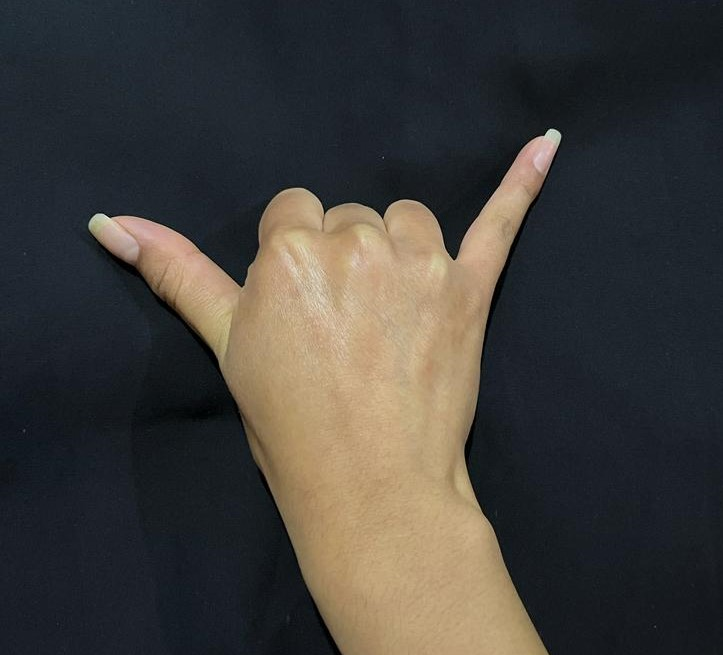
#> input picture Images/Yy.jpg, 723 x 655 px
$ python momentos_Hu_rotacion.py
#> lines starting #> are read from the running program, lines starting #| are printed output that depends on the picture; after the words box and inside, x2 and y2 are one past the last pixel; in counts of white or black regions, pixels touching at a corner belong together
# Librerias
import cv2 as cv
import numpy as np
import imutils
from skimage import io
from skimage import filters

from math import copysign, log10

# Pre-procesamiento de imagen
def algoritmo_region_bordes(imagen):
    # Eliminación de ruido - Preprocesamiento (2)
    im_ruido = cv.pyrMeanShiftFiltering(imagen,sp=30,sr=50)
    tamanio_imagen('Imagen sin ruido')
    cv.imshow('Imagen sin ruido', im_ruido)

    # Escala de grises - Preprocesamiento (3)
    im_gris = cv.cvtColor(im_ruido, cv.COLOR_BGR2GRAY)

    # Binarización | Binarización de Otsu - Segmentación (4)
    ret, im_binaria = cv.threshold(im_gris, 0, 255, cv.THRESH_BINARY | cv.THRESH_OTSU)

    # Detección de bordes - Segmentación (5)
    img_filtro1 = filters.sobel(im_binaria)

    # Operaciones morfologicas - Segmentación (6)
    kernel = cv.getStructuringElement(cv.MORPH_RECT, (3, 3))
    apertura = cv.morphologyEx(im_binaria, cv.MORPH_OPEN, kernel=kernel, iterations=2)
    dilatacion = cv.dilate(apertura, kernel, iterations=3)

   # Umbralización - Segmentación (7)
    th, im_umbral = cv.threshold(apertura, 80, 150, cv.THRESH_BINARY_INV)

    # Copia de la imagen umbralizada - Segmentación (8)
    im_umbral_copia = im_umbral.copy()

    # Mascara para rellenar con 2 pixeles mayores a la imagen - Segmentación (9)  [Relleno]
    a, l = im_umbral.shape[:2]
    mascara = np.zeros((a+2, l+2), np.uint8)

    # Rellenando desde el punto (0, 0) al 255
    cv.floodFill(im_umbral_copia, mascara, (0,0), 255);

    # Invertido del relleno de la imagen - Segmentación (10) [Relleno invertido]
    im_seg_inv = cv.bitwise_not(im_umbral_copia)

    # Combinación de imagenes para obtener imagen rellenada - Segmentación (11)
    im_combinada = im_umbral | im_seg_inv
    # Binarización de otsu - Segmentación (12)
    ret, im_binaria2 = cv.threshold(im_combinada, 0, 255, cv.THRESH_BINARY | cv.THRESH_OTSU)
    tamanio_imagen('Imagen binaria rellena')
    cv.imshow('Imagen binaria rellena', im_binaria2) #--- se usará para momentos ---
    momentos(im_binaria2)

    # Etiquetado - Técnicas y funciones de python (13)
    distancia = cv.distanceTransform(im_binaria2, cv.DIST_L2, 3)
    distancia_salida = cv.normalize(distancia, 0, 1.0, cv.NORM_MINMAX)
    ret, superficie = cv.threshold(distancia_salida, distancia_salida.max() * 0.3, 255, cv.THRESH_BINARY)

    # Marcadores de superficie a 8 bits - Técnicas y funciones de python (14)
    superficie_8 = np.uint8(superficie)
    superficie_desconocida = cv.subtract(dilatacion, superficie_8)      #dilatacion
    # Etiquetado
    ret, etiquetado = cv.connectedComponents(superficie_8)
    print("Total de regiones:",ret)

    # Agregamos 1
    etiquetado = etiquetado + 1
    # Región desconocida como 0
    etiquetado[superficie_desconocida == 255] = 0

    etiquetado = cv.watershed(imagen, markers=etiquetado)
    imagen[etiquetado == -1] = [0, 0, 255]
    #Fin etiquetado

    #Proceso de realzado de contorno - Técnicas y funciones de python (15)
    contorno,ret = cv.findContours(im_binaria2, cv.RETR_TREE, cv.CHAIN_APPROX_SIMPLE)
    #Dibuja el contorno color lila
    cv.drawContours (imagen, contorno, -1,(128, 0, 128),3)

#Momentos de Hu (2.1)
def momentos(imagen):
    mostrarMomentos = True
    moments = cv.moments(imagen)
    huMoments = cv.HuMoments(moments)

    for i in range(0,7):
        if mostrarMomentos:
            print("{:.3f}".format(-1*copysign(1.0,\
                    huMoments[i])*log10(abs(huMoments[i]))),\
                    end='\n')
        else:
            print("{:.5f}".format(huMoments[i]),end=' ')


# Tamaño de imagen
def tamanio_imagen(nombre_imagen):
    cv.namedWindow(nombre_imagen, cv.WINDOW_NORMAL)
    cv.resizeWindow(nombre_imagen, 500, 550)

# Adquisición de imagen (1)
imagen = cv.imread('Images/Yy.jpg')
#> imagen is the input picture: shape (655, 723, 3); mean B, G, R 58.5, 61.8, 64.2
#Rotación de imagen a 15° y 35°
#imagen = imutils.rotate(imagen, angle=15)
imagen = imutils.rotate(imagen, angle=35)
tamanio_imagen('Imagen original')
print("Imagen Y")
cv.imshow('Imagen original', imagen)
# Procesamiento de imagen
algoritmo_region_bordes(imagen)
#> in algoritmo_region_bordes, `im_gris = cv.cvtColor(im_ruido, cv.COLOR_BGR2GRAY)`:
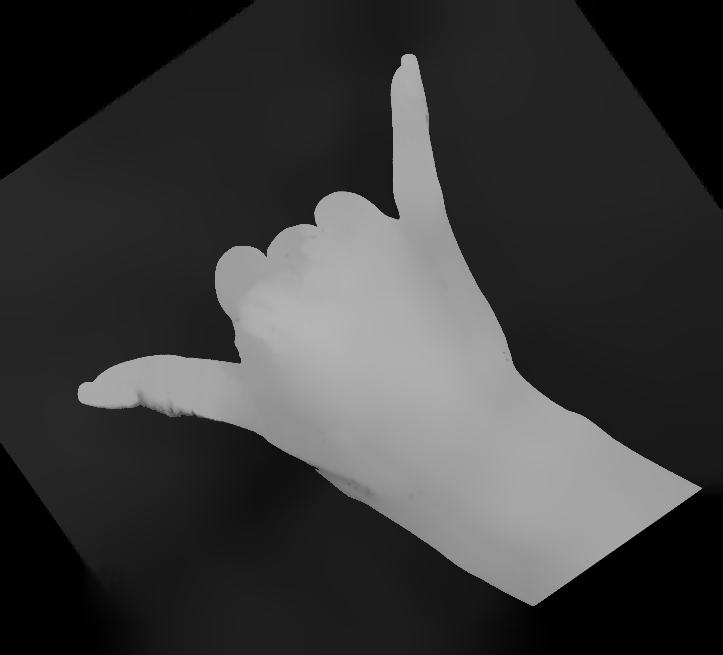
#> im_gris: shape (655, 723); min 0, max 183, mean 58
#> in algoritmo_region_bordes, `ret, im_binaria = cv.threshold(im_gris, 0, 255, cv.THRESH_BINARY | cv...`:
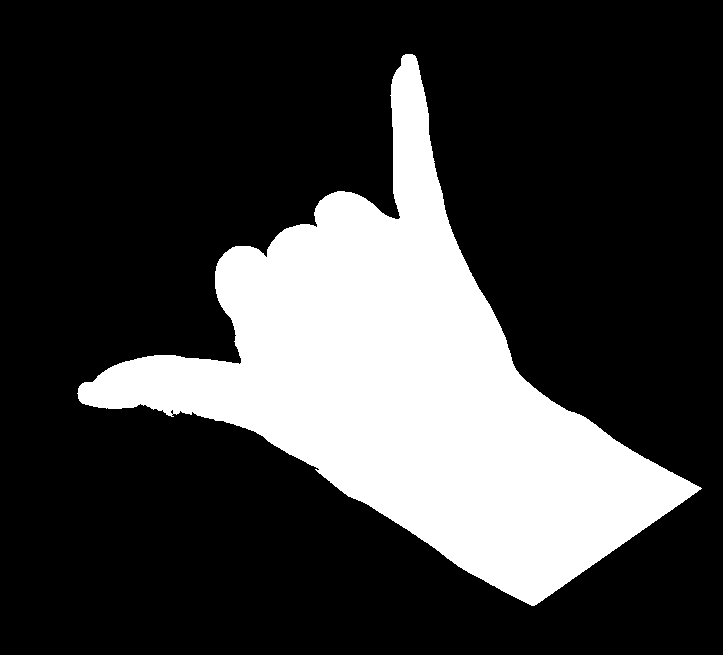
#> im_binaria: shape (655, 723); 24.1% white; 1 white region, box (x1, y1, x2, y2) and area: (77, 54, 702, 606) 114001
#> in algoritmo_region_bordes, `ret, im_binaria = cv.threshold(im_gris, 0, 255, cv.THRESH_BINARY | cv...`: ret = 93
#> in algoritmo_region_bordes, `apertura = cv.morphologyEx(im_binaria, cv.MORPH_OPEN, kernel=kernel, i..`: apertura: shape (655, 723); 24.1% white; 1 white region, box (x1, y1, x2, y2) and area: (78, 54, 699, 605) 113954
#> in algoritmo_region_bordes, `dilatacion = cv.dilate(apertura, kernel, iterations=3)`:
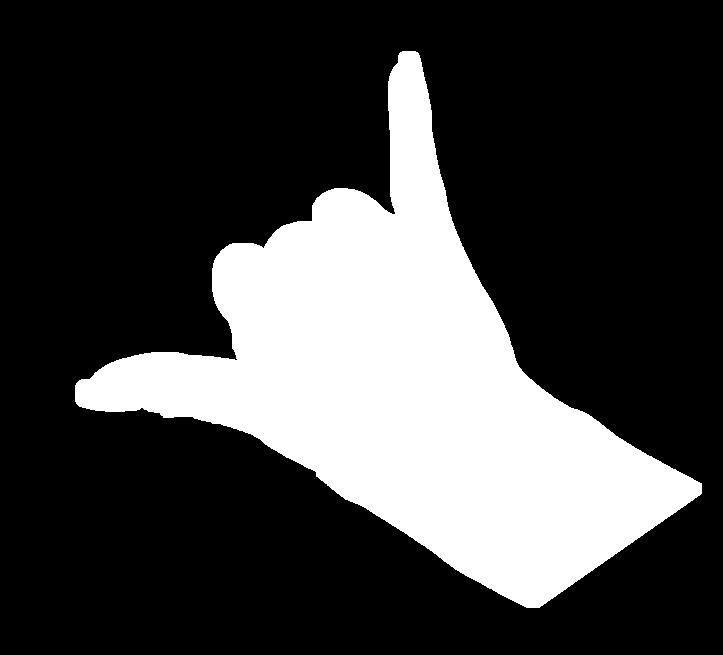
#> dilatacion: shape (655, 723); 25.7% white; 1 white region, box (x1, y1, x2, y2) and area: (75, 51, 702, 608) 121556
#> in algoritmo_region_bordes, `ret, im_binaria2 = cv.threshold(im_combinada, 0, 255, cv.THRESH_BINARY..`: ret = 150
#> in momentos, `moments = cv.moments(imagen)`: moments = moments, m00 29058270, centre m10/m00, m01/m00 = (407.3, 385.7)
#> in momentos, `huMoments = cv.HuMoments(moments)`: huMoments = [0.000906, 1.61e-07, 2.61e-10, 6.74e-13, -6.93e-24, 1.32e-17, 5.65e-24]
#> the loop in momentos, `for i in range(0,7):` made 7 passes
#| 3.043
#| 6.794
#| 9.583
#| 12.172
#| -23.159
#| 16.881
#| 23.248
#> in algoritmo_region_bordes, `ret, superficie = cv.threshold(distancia_salida, distancia_salida.max(..`:
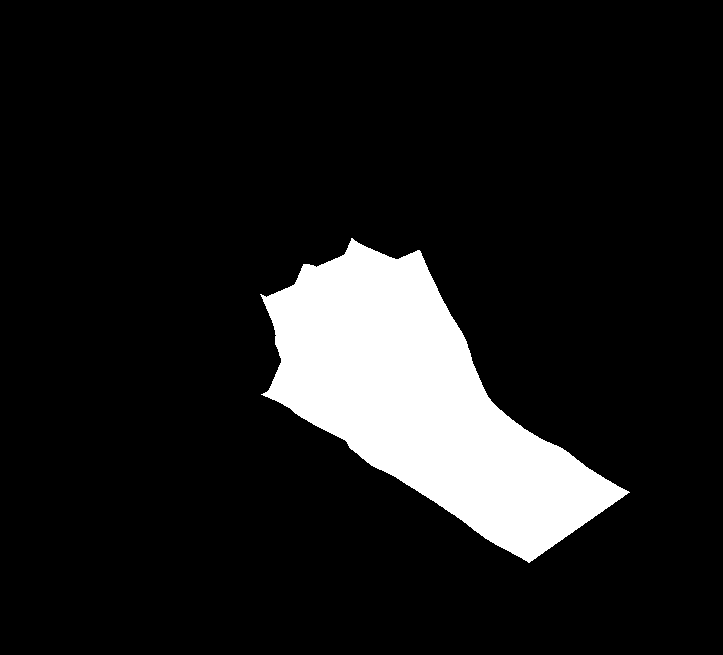
#> superficie: shape (655, 723) float32; 11.1% white; 1 white region, box (x1, y1, x2, y2) and area: (260, 238, 630, 563) 52744
#> in algoritmo_region_bordes, `ret, superficie = cv.threshold(distancia_salida, distancia_salida.max(..`: ret = 0.00221
#> in algoritmo_region_bordes, `superficie_desconocida = cv.subtract(dilatacion, superficie_8)`:
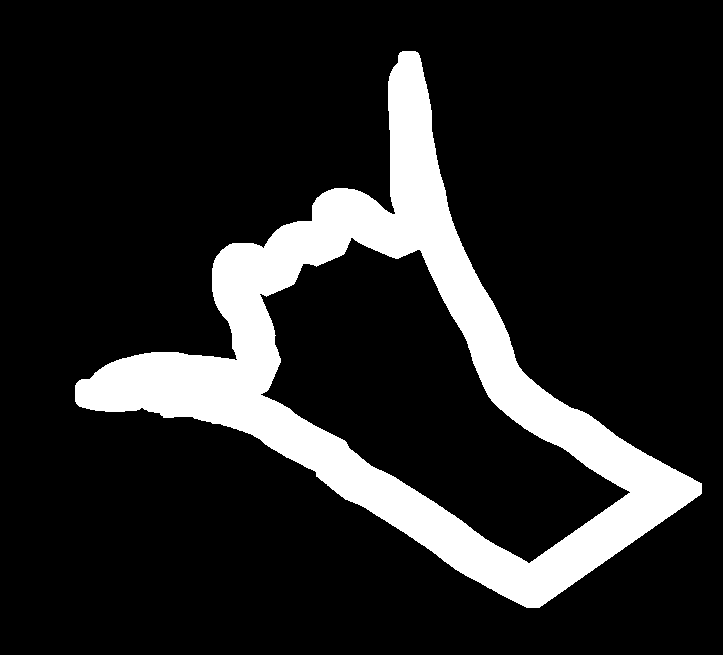
#> superficie_desconocida: shape (655, 723); 14.5% white; 1 white region, box (x1, y1, x2, y2) and area: (75, 51, 702, 608) 68812
#> in algoritmo_region_bordes, `ret, etiquetado = cv.connectedComponents(superficie_8)`: ret = 2
#| Total de regiones: 2
#> in algoritmo_region_bordes, `etiquetado = etiquetado + 1`: etiquetado: shape (655, 723) int32; values 1 (black) and 2 (white), 11.1% white; 1 white region
#> in algoritmo_region_bordes, `etiquetado = cv.watershed(imagen, markers=etiquetado)`:
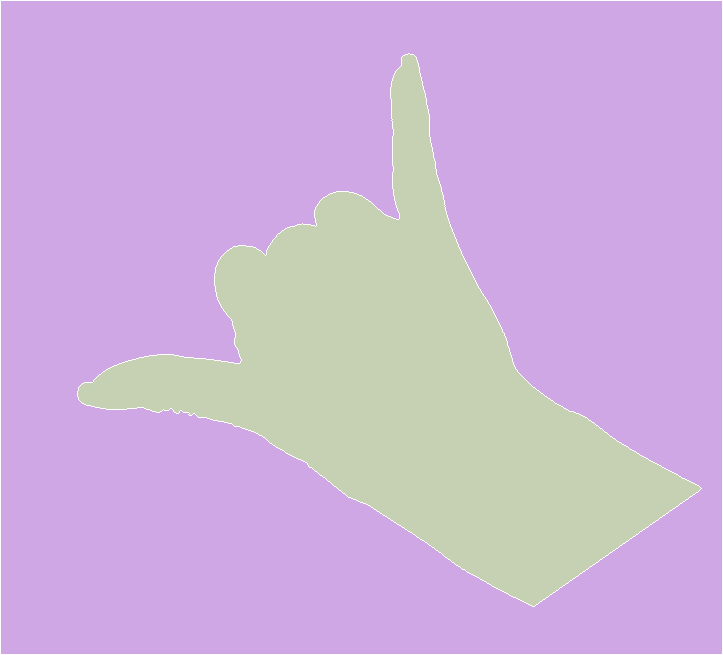
#> etiquetado: shape (655, 723) int32; 3 distinct labels, from -1 to 2; one colour per label, 0 black, -1 white
#> in algoritmo_region_bordes, `contorno,ret = cv.findContours(im_binaria2, cv.RETR_TREE, cv.CHAIN_APP..`: contorno = 1 contour; box (x1, y1, x2, y2) and area: (78, 54, 699, 605) 113050; ret = [[-1, -1, -1, -1]]
#> in algoritmo_region_bordes, `cv.drawContours (imagen, contorno, -1,(128, 0, 128),3)`:
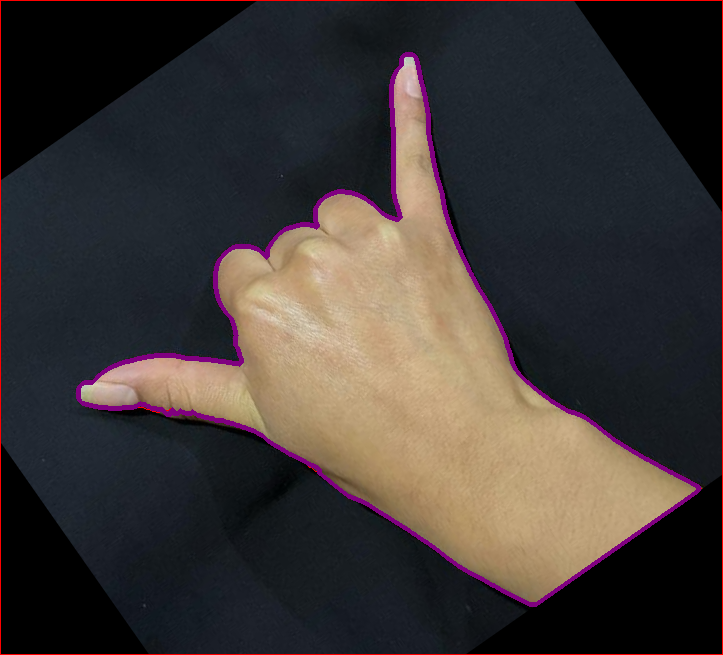
#> imagen: shape (655, 723, 3); mean B, G, R 52.9, 54.7, 61.8
cv.waitKey(0)
cv.destroyAllWindows()

$ run again, with Images/A2.jpg copied over Images/Yy.jpg
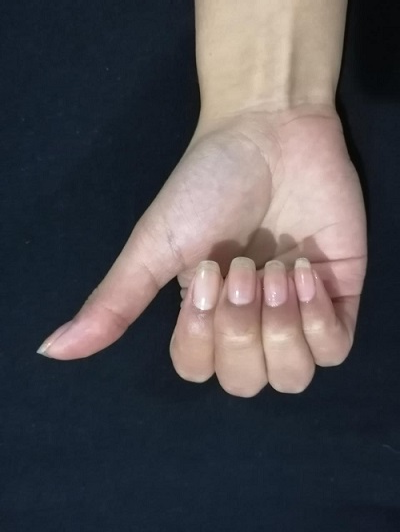
#> input picture Images/A2.jpg, 400 x 532 px
#> imagen is the input picture: shape (532, 400, 3); mean B, G, R 79.9, 76.2, 79
#> in algoritmo_region_bordes, `ret, im_binaria = cv.threshold(im_gris, 0, 255, cv.THRESH_BINARY | cv...`:
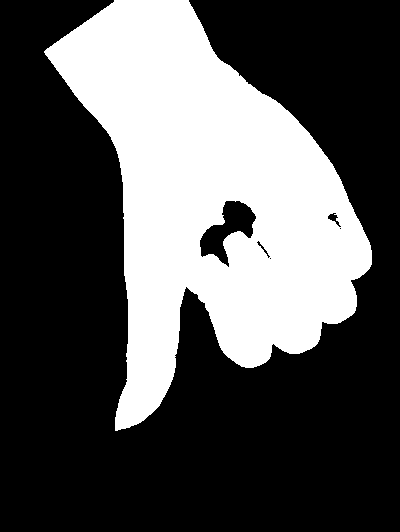
#> im_binaria: shape (532, 400); 33.1% white; 1 white region, box (x1, y1, x2, y2) and area: (44, 0, 372, 431) 70494
#> in algoritmo_region_bordes, `ret, im_binaria = cv.threshold(im_gris, 0, 255, cv.THRESH_BINARY | cv...`: ret = 99
#> apertura: shape (532, 400); 33.1% white; 1 white region, box (x1, y1, x2, y2) and area: (45, 0, 372, 430) 70455
#> dilatacion: shape (532, 400); 35.9% white; 1 white region, box (x1, y1, x2, y2) and area: (42, 0, 375, 433) 76305
#> im_combinada: shape (532, 400); values 150 (black) and 255 (white), 33.9% white; 1 white region, box (x1, y1, x2, y2) and area: (45, 0, 372, 430) 72225
#> in algoritmo_region_bordes, `ret, im_binaria2 = cv.threshold(im_combinada, 0, 255, cv.THRESH_BINARY..`: ret = 150
#> moments = moments, m00 18417375, centre m10/m00, m01/m00 = (209.7, 196.7)
#> huMoments = [0.000832, 1.43e-07, 1.52e-10, 8.82e-12, -2.9e-22, -1.63e-15, 1.41e-22]
#> the loop in momentos, `for i in range(0,7):` made 7 passes
#| 3.080
#| 6.845
#| 9.818
#| 11.055
#| -21.537
#> (further printed lines are left out)
#> superficie: shape (532, 400) float32; 16.8% white; 1 white region, box (x1, y1, x2, y2) and area: (87, 0, 341, 332) 35827
#> in algoritmo_region_bordes, `ret, superficie = cv.threshold(distancia_salida, distancia_salida.max(..`: ret = 0.00268
#> superficie_desconocida: shape (532, 400); 19.4% white; 1 white region, box (x1, y1, x2, y2) and area: (42, 0, 375, 433) 41373
#> in algoritmo_region_bordes, `ret, etiquetado = cv.connectedComponents(superficie_8)`: ret = 2
#| Total de regiones: 2
#> in algoritmo_region_bordes, `contorno,ret = cv.findContours(im_binaria2, cv.RETR_TREE, cv.CHAIN_APP..`: contorno = 1 contour; box (x1, y1, x2, y2) and area: (45, 0, 372, 430) 71596; ret = [[-1, -1, -1, -1]]
#> in algoritmo_region_bordes, `cv.drawContours (imagen, contorno, -1,(128, 0, 128),3)`:
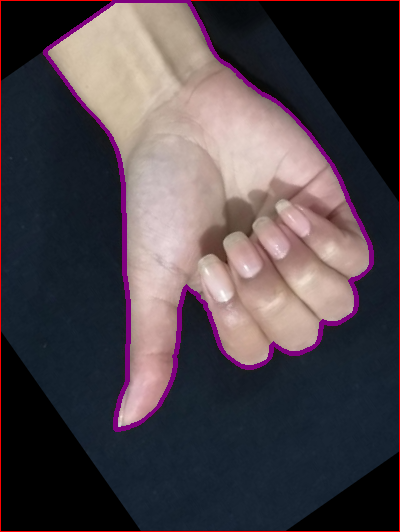
#> imagen: shape (532, 400, 3); mean B, G, R 73.1, 67.4, 77.2

$ run again, with Images/Ay.jpg copied over Images/Yy.jpg
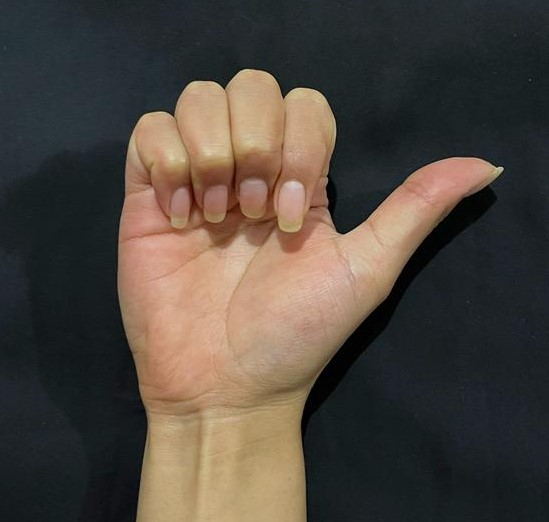
#> input picture Images/Ay.jpg, 549 x 522 px
#> imagen is the input picture: shape (522, 549, 3); mean B, G, R 62.6, 70.4, 78.5
#> in algoritmo_region_bordes, `ret, im_binaria = cv.threshold(im_gris, 0, 255, cv.THRESH_BINARY | cv...`:
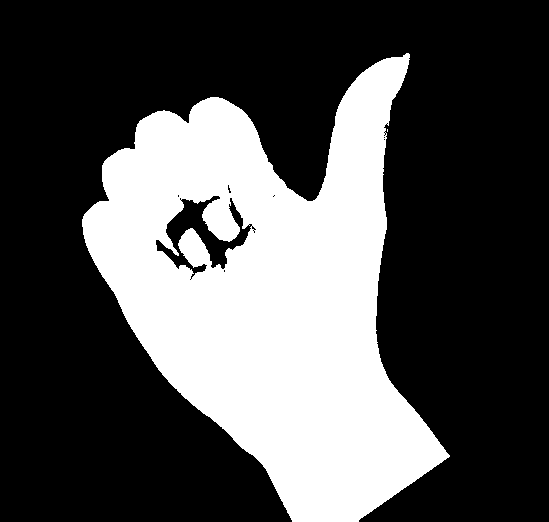
#> im_binaria: shape (522, 549); 31.8% white; 2 white regions (1 under 20 px), largest, box (x1, y1, x2, y2) and area: (82, 53, 450, 522) 91180
#> in algoritmo_region_bordes, `ret, im_binaria = cv.threshold(im_gris, 0, 255, cv.THRESH_BINARY | cv...`: ret = 91
#> apertura: shape (522, 549); 31.8% white; 2 white regions, box (x1, y1, x2, y2) and area: (82, 55, 448, 522) 90221, (179, 229, 210, 267) 789
#> dilatacion: shape (522, 549); 34.4% white; 1 white region, box (x1, y1, x2, y2) and area: (79, 52, 451, 522) 98619
#> im_combinada: shape (522, 549); values 150 (black) and 255 (white), 32.7% white; 1 white region, box (x1, y1, x2, y2) and area: (82, 55, 448, 522) 93751
#> in algoritmo_region_bordes, `ret, im_binaria2 = cv.threshold(im_combinada, 0, 255, cv.THRESH_BINARY..`: ret = 150
#> moments = moments, m00 23906505, centre m10/m00, m01/m00 = (268.1, 294.5)
#> huMoments = [0.000808, 1.07e-07, 1.14e-10, 4.92e-12, -1.17e-22, -7.63e-16, 6.28e-24]
#> the loop in momentos, `for i in range(0,7):` made 7 passes
#| 3.093
#| 6.972
#| 9.942
#| 11.308
#| -21.933
#> (further printed lines are left out)
#> superficie: shape (522, 549) float32; 16.2% white; 1 white region, box (x1, y1, x2, y2) and area: (119, 137, 400, 515) 46429
#> in algoritmo_region_bordes, `ret, superficie = cv.threshold(distancia_salida, distancia_salida.max(..`: ret = 0.00235
#> superficie_desconocida: shape (522, 549); 18.5% white; 1 white region, box (x1, y1, x2, y2) and area: (79, 52, 451, 522) 53098
#> in algoritmo_region_bordes, `ret, etiquetado = cv.connectedComponents(superficie_8)`: ret = 2
#| Total de regiones: 2
#> in algoritmo_region_bordes, `contorno,ret = cv.findContours(im_binaria2, cv.RETR_TREE, cv.CHAIN_APP..`: contorno = 1 contour; box (x1, y1, x2, y2) and area: (82, 55, 448, 522) 93050; ret = [[-1, -1, -1, -1]]
#> in algoritmo_region_bordes, `cv.drawContours (imagen, contorno, -1,(128, 0, 128),3)`:
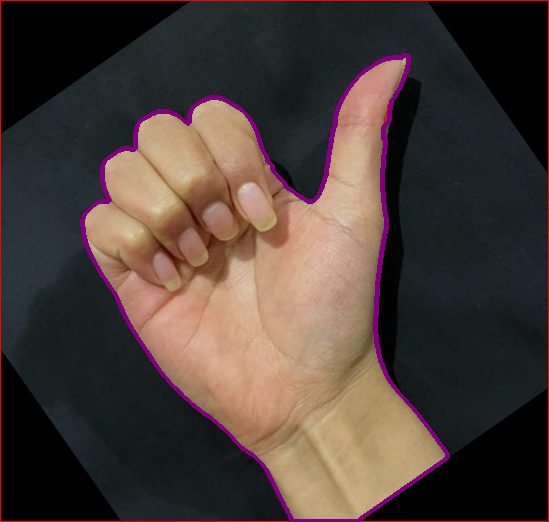
#> imagen: shape (522, 549, 3); mean B, G, R 56.8, 61.7, 75.4
